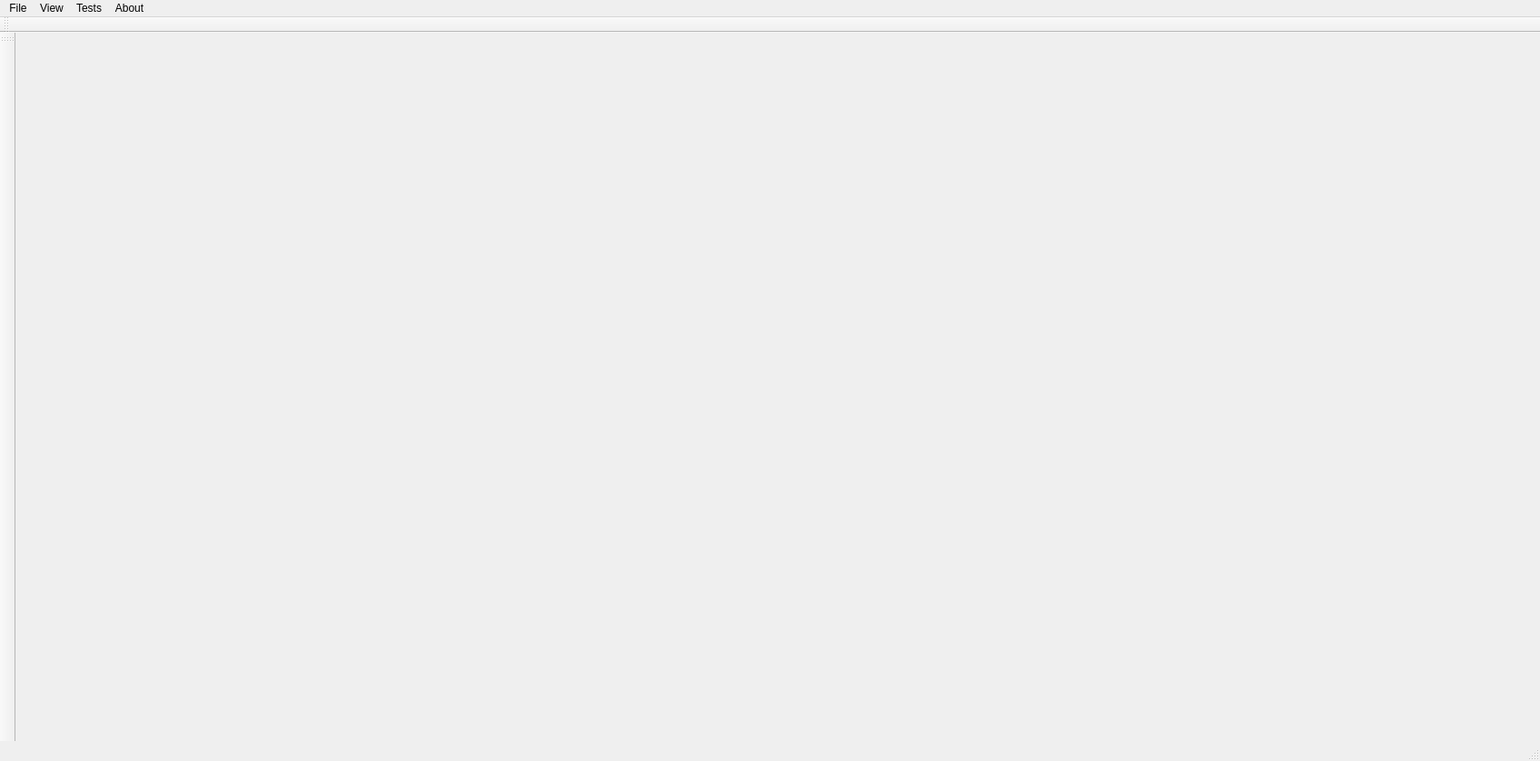
<?xml version="1.0" encoding="UTF-8"?>
<ui version="4.0">
 <class>MainWindow</class>
 <widget class="QMainWindow" name="MainWindow">
  <property name="geometry">
   <rect>
    <x>0</x>
    <y>0</y>
    <width>1696</width>
    <height>838</height>
   </rect>
  </property>
  <property name="windowTitle">
   <string>MainWindow</string>
  </property>
  <property name="dockOptions">
   <set>QMainWindow::AllowTabbedDocks</set>
  </property>
  <widget class="QWidget" name="centralWidget"/>
  <widget class="QStatusBar" name="statusBar"/>
  <widget class="QMenuBar" name="menuBar">
   <property name="geometry">
    <rect>
     <x>0</x>
     <y>0</y>
     <width>1696</width>
     <height>22</height>
    </rect>
   </property>
   <widget class="QMenu" name="menuFile">
    <property name="title">
     <string>File</string>
    </property>
    <addaction name="actionSaveState"/>
    <addaction name="actionRestoreState"/>
   </widget>
   <widget class="QMenu" name="menuView">
    <property name="title">
     <string>View</string>
    </property>
   </widget>
   <widget class="QMenu" name="menuAbout">
    <property name="title">
     <string>About</string>
    </property>
   </widget>
   <widget class="QMenu" name="menuTests">
    <property name="title">
     <string>Tests</string>
    </property>
   </widget>
   <addaction name="menuFile"/>
   <addaction name="menuView"/>
   <addaction name="menuTests"/>
   <addaction name="menuAbout"/>
  </widget>
  <widget class="QToolBar" name="toolBar">
   <property name="windowTitle">
    <string>toolBar</string>
   </property>
   <attribute name="toolBarArea">
    <enum>TopToolBarArea</enum>
   </attribute>
   <attribute name="toolBarBreak">
    <bool>false</bool>
   </attribute>
  </widget>
  <widget class="QToolBar" name="toolBar_2">
   <property name="windowTitle">
    <string>toolBar_2</string>
   </property>
   <attribute name="toolBarArea">
    <enum>LeftToolBarArea</enum>
   </attribute>
   <attribute name="toolBarBreak">
    <bool>false</bool>
   </attribute>
  </widget>
  <action name="actionExit">
   <property name="text">
    <string>Exit</string>
   </property>
  </action>
  <action name="actionSaveState">
   <property name="text">
    <string>Save State</string>
   </property>
  </action>
  <action name="actionRestoreState">
   <property name="text">
    <string>Restore State</string>
   </property>
  </action>
 </widget>
 <layoutdefault spacing="6" margin="11"/>
 <resources/>
 <connections/>
</ui>
